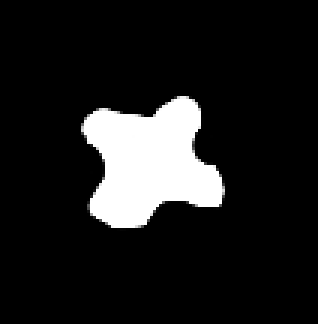
#> input picture Clases Recon. Patrones/code/Imagen_1.png, 106 x 108 px (shown 3 times larger)
$ python clase_03_02_perimetro.py
#> lines starting #> are read from the running program, lines starting #| are printed output that depends on the picture; after the words box and inside, x2 and y2 are one past the last pixel; in counts of white or black regions, pixels touching at a corner belong together
import cv2
import numpy as np
import matplotlib.pyplot as plt

#******************************
#      PROGRAMA PRINCIPAL     *
#******************************
img = cv2.imread('Imagen_1.png', cv2.IMREAD_GRAYSCALE)
#> img is the input picture: shape (108, 106); min 0, max 255, mean 30.1

#generamos una imagen binaria de tipo uint8
binaria = (img>1*1).astype('uint8')
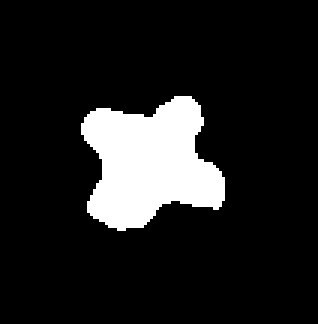
#> binaria: shape (108, 106) (shown 3 times larger); values 0 (black) and 1 (white), 12.5% white; 1 white region

#extraemos los contornos de una region
contours, hierarchy = cv2.findContours(binaria,
                                    cv2.RETR_EXTERNAL,
                                    cv2.CHAIN_APPROX_NONE)
#> contours = 1 contour; box (x1, y1, x2, y2) and area: (27, 32, 75, 77) 1350

# generamos una matriz (fila/columna) con los contornos
contornos = np.vstack(contours[0])
#> contornos = 151 pairs, first value 27 to 74, second value 32 to 76

 # extraemos las coordenadas x,y
x , y = zip(*contornos)
#> x = 151 values, max 74 at index 109, min 27 at index 33, mean 50.06; y = 151 values, max 76 at index 72, min 32 at index 0, mean 53.88
x = np.array(x).reshape(-1,1)
y = np.array(y).reshape(-1,1)

plt.figure()
plt.imshow(binaria, cmap='gray')
plt.plot(x, y, color='green')
plt.scatter(x, y, marker='o', s=30, color='red')
plt.grid(alpha=0.2)
plt.show()
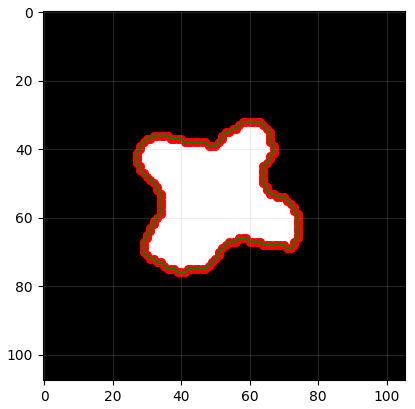
#> figure drawn by matplotlib, 1 panel
